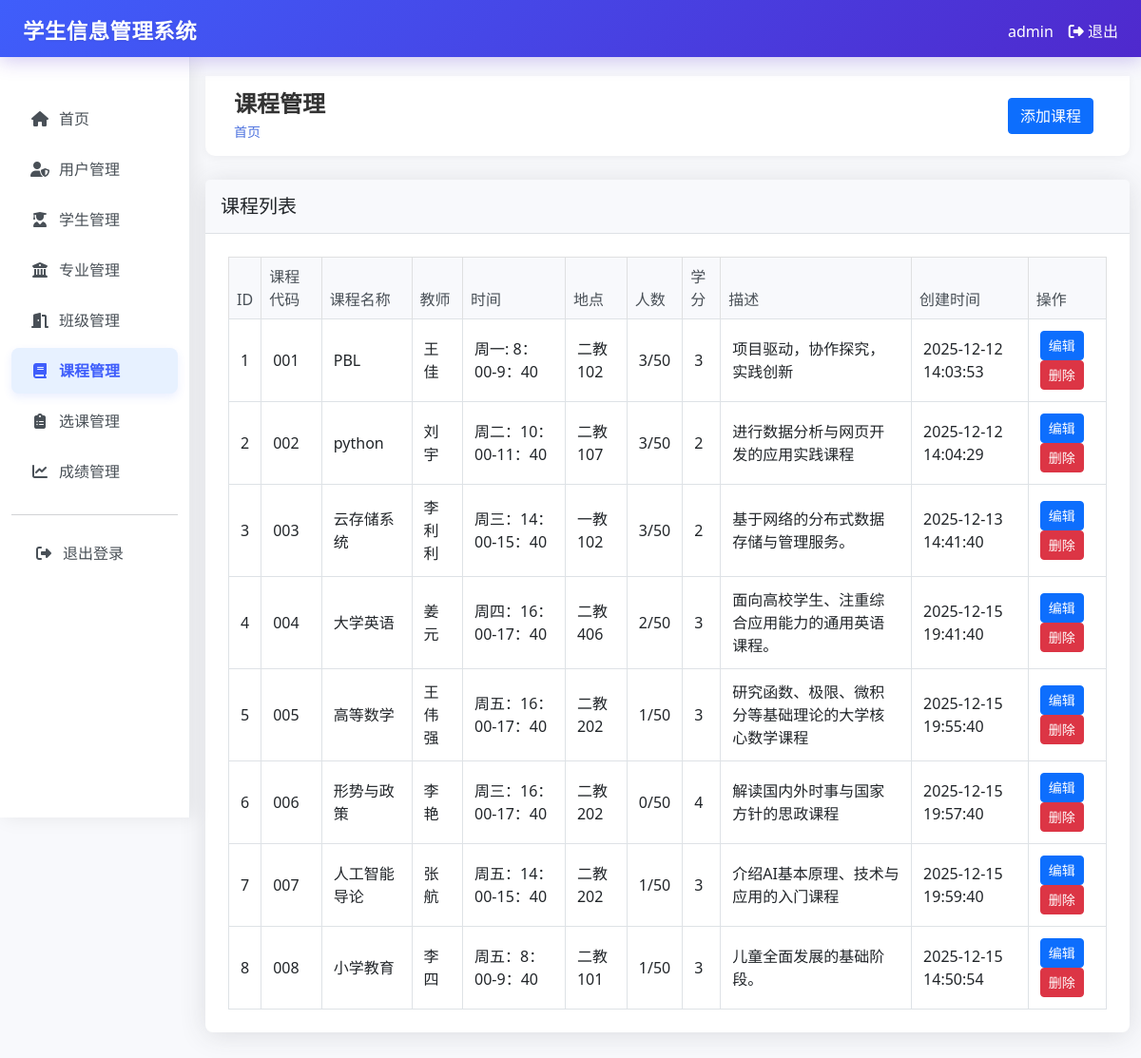
The page /courses (signed in) on the database its author committed.
### tables this page shows
CREATE TABLE courses (id INTEGER PRIMARY KEY AUTOINCREMENT, code TEXT UNIQUE NOT NULL, name TEXT NOT NULL, teacher TEXT, description TEXT, credits INTEGER, created_at TIMESTAMP DEFAULT CURRENT_TIMESTAMP, major_id INTEGER, class_time TEXT, location TEXT, max_students INTEGER DEFAULT 50);

### app.py (the view)
@app.route("/courses")
@login_required
def courses():
    conn = get_db_connection()
    courses = conn.execute("SELECT * FROM courses ORDER BY id ASC").fetchall()
    enroll_counts = {}
    for course in courses:
        count = conn.execute("SELECT COUNT(*) as count FROM enrollments WHERE course_id = ?",
                           (course["id"],)).fetchone()["count"]
        enroll_counts[course["id"]] = count
    conn.close()
    return render_template("courses/index.html", courses=courses, enroll_counts=enroll_counts)

### app.py (called while the page is built)
def login_required(f):
    @wraps(f)
    def decorated_function(*args, **kwargs):
        if "user_id" not in session:
            return redirect(url_for("login"))
        return f(*args, **kwargs)
    return decorated_function

def get_db_connection():
    conn = sqlite3.connect("student_management.db")
    conn.row_factory = sqlite3.Row
    return conn

### templates/courses/index.html (shortened to what this page needs)
{% extends "base.html" %}
{% block header %}课程管理{% endblock %}
{% block actions %}
{% if session.role == 'admin' %}
<a href="{{ url_for('create_course') }}" class="btn btn-primary">添加课程</a>
{% endif %}
{% endblock %}
{% block content %}
<div class="card">
    <div class="card-header">
        <h5 class="card-title mb-0">课程列表</h5>
    </div>
    <div class="card-body">
        <div class="table-responsive">
            <table class="table table-bordered table-hover">
                <thead class="table-light">
                    <tr>
                        <th>ID</th>
                        <th>课程代码</th>
                        <th>课程名称</th>
                        <th>教师</th>
                        <th>时间</th>
                        <th>地点</th>
                        <th>人数</th>
                        <th>学分</th>
                        <th>描述</th>
                        <th>创建时间</th>
                        {% if session.role == 'admin' %}
                        <th>操作</th>
                        {% endif %}
                    </tr>
                </thead>
                <tbody>
                    {% for course in courses %}
                    <tr>
                        <td>{{ course.id }}</td>
                        <td>{{ course.code }}</td>
                        <td>{{ course.name }}</td>
                        <td>{{ course.teacher or '未设置' }}</td>
                        <td>{{ course.class_time or '未设置' }}</td>
                        <td>{{ course.location or '未设置' }}</td>
                        <td>
                            {% set enrolled_count = enroll_counts[course.id] if enroll_counts and course.id in enroll_counts else 0 %}
                            {{ enrolled_count }}/{{ course.max_students if course.max_students else 50 }}
                        </td>
                        <td>{{ course.credits or '未设置' }}</td>
                        <td>{{ course.description or '无描述' }}</td>
                        <td>{{ course.created_at }}</td>
                        {% if session.role == 'admin' %}
                        <td>
                            <a href="{{ url_for('edit_course', course_id=course.id) }}" class="btn btn-sm btn-primary">编辑</a>
                            <form action="{{ url_for('delete_course', course_id=course.id) }}" method="post" style="display: inline;" onsubmit="return confirm('确定要删除此课程吗？');">
                                <button type="submit" class="btn btn-sm btn-danger">删除</button>
                            </form>
                        </td>
                        {% endif %}
                    </tr>
                    {% endfor %}
                </tbody>
            </table>
        </div>
    </div>
</div>
{% endblock %}

### templates/base.html (style rules this page uses)
.card { margin-bottom: 20px; }
body { font-family: 'Segoe UI', Tahoma, Geneva, Verdana, sans-serif; background-color: #f8f9fc; color: #495057; }
.card { border: none; border-radius: 0.5rem; box-shadow: 0 0.15rem 1.75rem 0 rgba(58, 59, 69, 0.15); }
.card-header { background-color: #f8f9fc; border-bottom: 1px solid #dee2e6; padding: 1rem; }
.card-body { padding: 1.5rem; }
.table { margin-bottom: 0; }
.table th { background-color: #f8f9fc; font-weight: 500; color: #495057; border-bottom: 1px solid #dee2e6; }
.table td { vertical-align: middle; padding: 0.75rem; }
.btn { border-radius: 0.25rem; font-weight: 500; transition: all 0.3s ease; }
.btn-danger { background-color: #dc3545; border-color: #dc3545; }

### rows shown on the page
courses: id "1", code "001", name "PBL", teacher "王佳", class_time "周一: 8：00-9：40", location "二教102", credits "3", max_students "50", description "项目驱动，协作探究，实践创新", created_at "2025-12-12 14:03:53"
courses: id "2", code "002", name "python", teacher "刘宇", class_time "周二：10：00-11：40", location "二教107", enrolled_count "3", max_students "50", credits "2", description "进行数据分析与网页开发的应用实践课程", created_at "2025-12-12 14:04:29"
courses: id "3", code "003", name "云存储系统", teacher "李利利", class_time "周三：14：00-15：40", location "一教102", max_students "50", credits "2", description "基于网络的分布式数据存储与管理服务。", created_at "2025-12-13 14:41:40"
courses: id "4", code "004", name "大学英语", teacher "姜元", class_time "周四：16：00-17：40", location "二教406", enrolled_count "2", max_students "50", credits "3", description "面向高校学生、注重综合应用能力的通用英语课程。", created_at "2025-12-15 19:41:40"
courses: id "5", code "005", name "高等数学", teacher "王伟强", class_time "周五：16：00-17：40", location "二教202", enrolled_count "1", max_students "50", credits "3", description "研究函数、极限、微积分等基础理论的大学核心数学课程", created_at "2025-12-15 19:55:40"
courses: id "6", code "006", name "形势与政策", teacher "李艳", class_time "周三：16：00-17：40", location "二教202", enrolled_count "0", max_students "50", credits "4", description "解读国内外时事与国家方针的思政课程", created_at "2025-12-15 19:57:40"
courses: id "7", code "007", name "人工智能导论", teacher "张航", class_time "周五：14：00-15：40", location "二教202", enrolled_count "1", max_students "50", credits "3", description "介绍AI基本原理、技术与应用的入门课程", created_at "2025-12-15 19:59:40"
courses: id "8", code "008", name "小学教育", teacher "李四", class_time "周五：8：00-9：40", location "二教101", enrolled_count "1", max_students "50", credits "3", description "儿童全面发展的基础阶段。", created_at "2025-12-15 14:50:54"

### other values the page prints
{{ session.username }} "admin"
